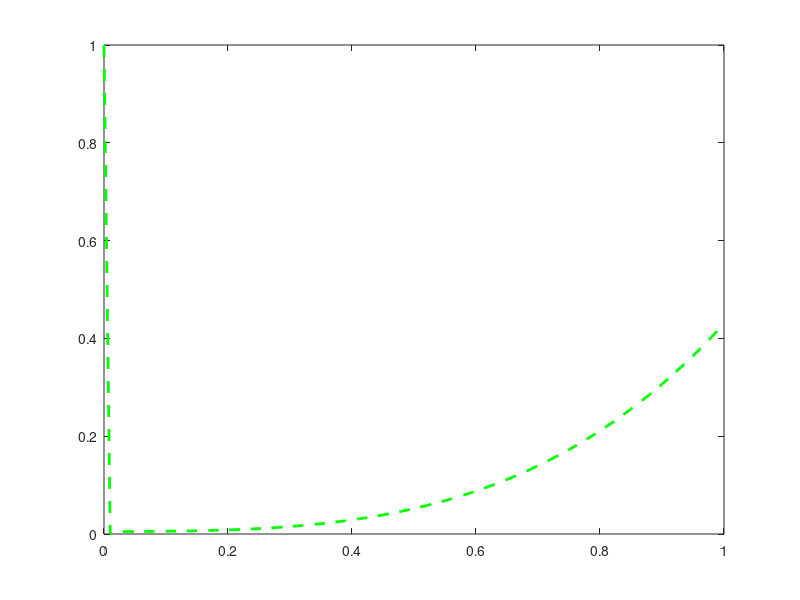

MATLAB code to generate this figure:
% step size
h = 0.01;
x = 0:h:1;
y = zeros(size(x));
y(1) = 1;
[~, n] = size(x);
disp(n);
for i = 2:n-1
    % f = -y(i);
    f1 = x(i-1)^2 + y(i-1);
    f2 = x(i)^2 + y(i);
    y(i + 1) = y(i) + (h/2 * (f1 + f2));
end
disp(y);
answer = y(n);
disp(answer);
hold off
plot(x, y, "g--", "LineWidth", 2);
hold on
% plot(exp(-1), "ro");
